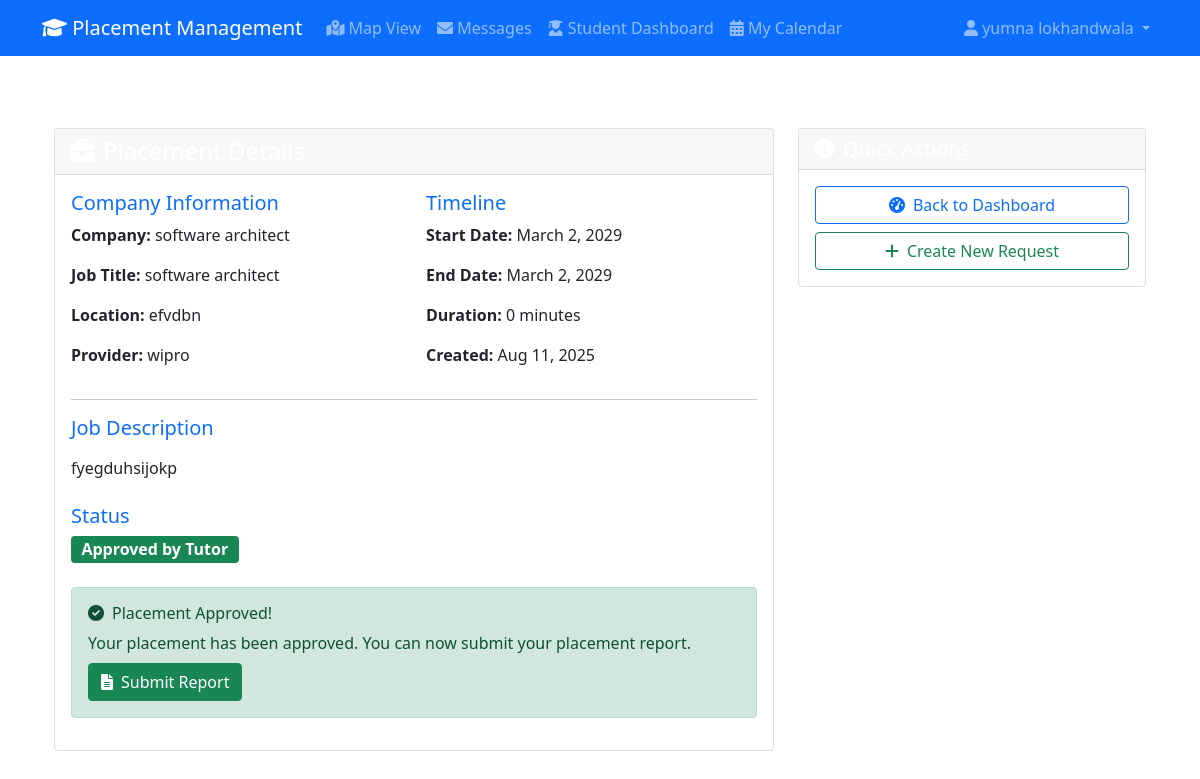
The page /students/placement/16/ (signed in) on the database as committed earlier.
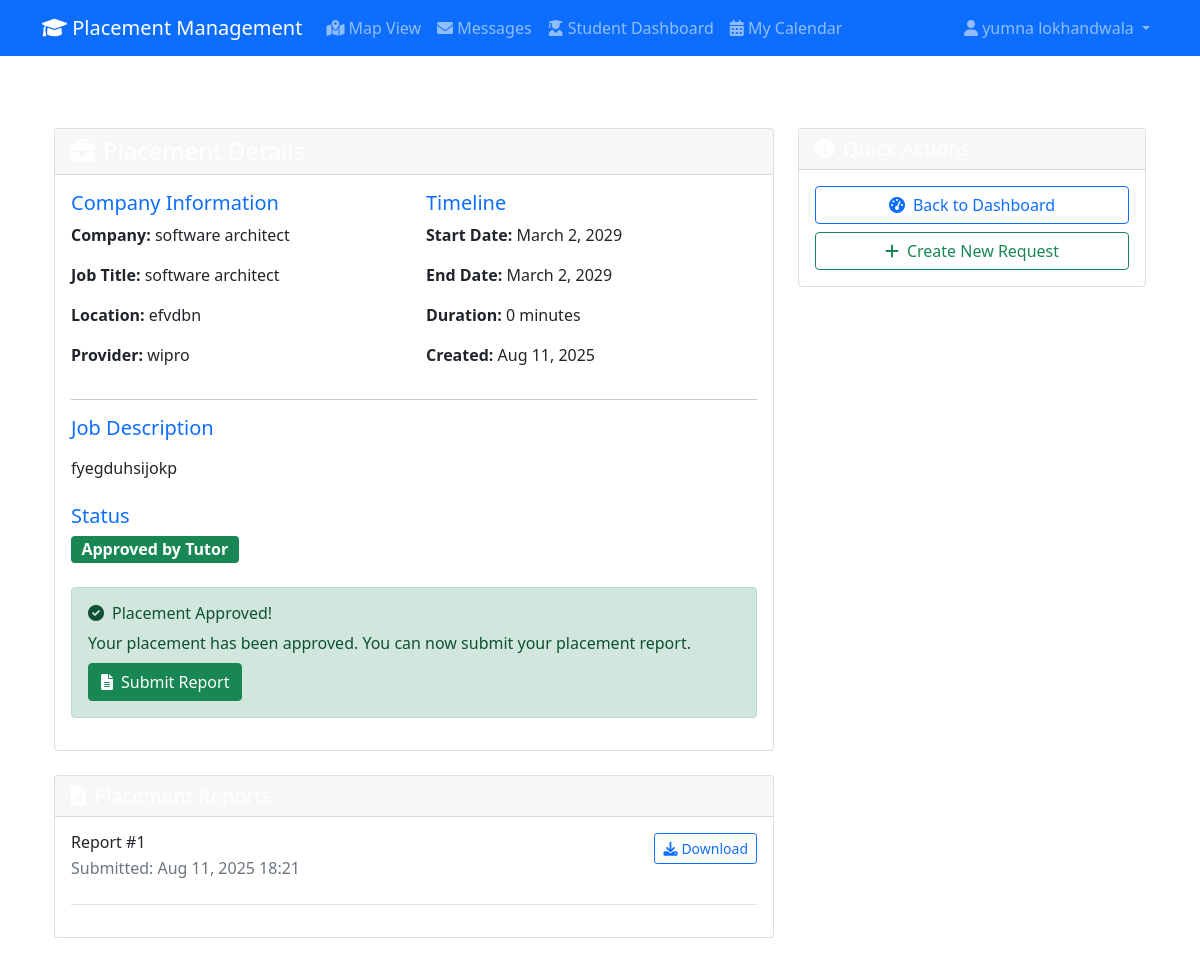
The same page on the database as committed later.
### placements/models.py (models this page shows, shortened)
class PlacementReport(models.Model):
    placement_request = models.ForeignKey(PlacementRequest, on_delete=models.CASCADE)
    report_file = models.FileField(upload_to='placement_reports/')
    submitted_at = models.DateTimeField(auto_now_add=True)
    comments = models.TextField(blank=True)

### students/views.py (the view)
# urls.py: path('<int:pk>/', views.placement_detail, name='detail'),
@student_required
@handle_exceptions
def placement_detail(request, pk):
    placement_request = get_object_or_404(
        PlacementRequest,
        pk=pk,
        student=request.user.studentprofile
    )
    reports = PlacementReport.objects.filter(placement_request=placement_request)
    context = {
        'placement_request': placement_request,
        'reports': reports,
        'can_submit_report': placement_request.status == 'approved_by_tutor',
    }
    return render(request, 'students/placement_detail.html', context)

### core/context_processors.py (called while the page is built)
def global_context(request):
    context = {
        'site_name': 'Placement Management System',
        'current_year': 2024,
    }
    if hasattr(settings, 'GOOGLE_MAPS_API_KEY'):
        context['google_maps_api_key'] = settings.GOOGLE_MAPS_API_KEY
    else:
        context['google_maps_api_key'] = ''
    return context

### templates/students/placement_detail.html (shortened to what the changed rows need)
{% extends 'base.html' %}
{% block content %}
<div class="container py-5">
    <div class="row">
        <div class="col-lg-8">
            {% if reports %}
            <div class="card shadow-custom mt-4">
                <div class="card-header bg-gradient-info text-white">
                    <h5 class="mb-0">
                        <i class="fas fa-file-alt me-2"></i>Placement Reports
                    </h5>
                </div>
                <div class="card-body">
                    {% for report in reports %}
                    <div class="border-bottom pb-3 mb-3">
                        <div class="d-flex justify-content-between align-items-start">
                            <div>
                                <h6 class="mb-1">Report #{{ forloop.counter }}</h6>
                                <p class="text-muted mb-2">Submitted: {{ report.submitted_at|date:"M d, Y H:i" }}</p>
                            </div>
                            <a href="{{ report.report_file.url }}" class="btn btn-sm btn-outline-primary" target="_blank">
                                <i class="fas fa-download me-1"></i>Download
                            </a>
                        </div>
                    </div>
                    {% endfor %}
                </div>
            </div>
            {% endif %}
        </div>
    </div>
</div>
{% endblock %}

Rows that differ between the two databases and show on the page:
added PlacementReport: submitted_at "Aug 11, 2025 18:21"
